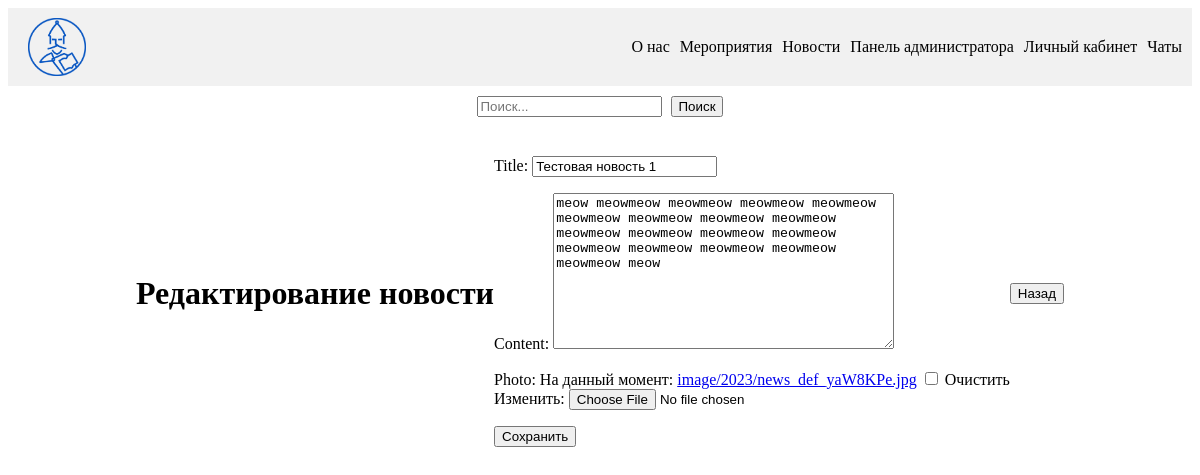
Page /news/12/edit/ (signed in) on the earlier database version.
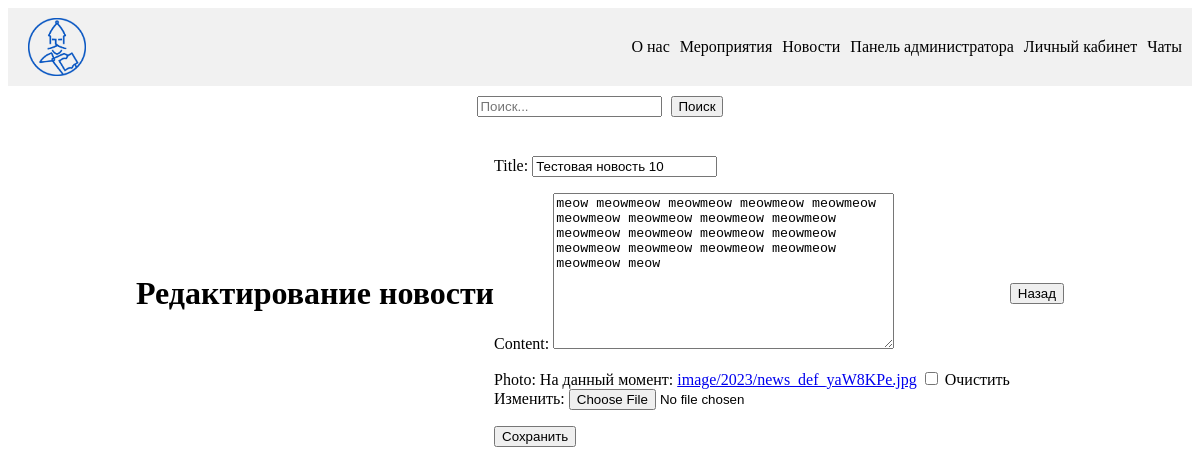
Same page on the later database version.
### main/models.py (models this page shows, shortened)
class News(models.Model):
    title = models.CharField(max_length=200)
    content = models.TextField()
    author = models.ForeignKey('auth.User', on_delete=models.CASCADE)
    date_published = models.DateTimeField(auto_now_add=True)
    photo = models.ImageField(upload_to='image/%Y', default='image/news_def.jpg', null=True, blank=True)
    like_count = models.PositiveIntegerField(default=0)

### main/views.py (the view)
# urls.py: path('news/<int:pk>/edit/', views.edit_news, name='edit_news'),
def edit_news(request, pk):
    news = get_object_or_404(News, pk=pk)
    if request.method == 'POST':
        form = NewsEditForm(request.POST, request.FILES, instance=news)
        if form.is_valid():
            form.save()
            return redirect('news_detail', pk=pk)
    else:
        form = NewsEditForm(instance=news)
    return render(request, 'main/edit_news.html', {'form': form})

### main/forms.py
class NewsEditForm(forms.ModelForm):
    class Meta:
        model = News
        fields = ['title', 'content', 'photo']
    def __init__(self, *args, **kwargs):
        super().__init__(*args, **kwargs)
        self.fields['title'].widget.attrs.update({'class': 'form-control'})
        self.fields['content'].widget.attrs.update({'class': 'form-control'})
        self.fields['photo'].widget.attrs.update({'class': 'form-control'})

### main/templates/main/edit_news.html (shortened to what this page needs)
{% extends 'main/base.html' %}
{% block content %}
{% if user.is_staff %}
  <h1>Редактирование новости</h1>
  <form method="POST" enctype="multipart/form-data">
    {{ form.as_p }}
    <button type="submit">Сохранить</button>
  </form>
{% endif %}
 <button onclick="history.go(-1);">Назад</button>
{% endblock %}

Differences in the rows shown:
changed News: title "Тестовая новость 1" → "Тестовая новость 10"
